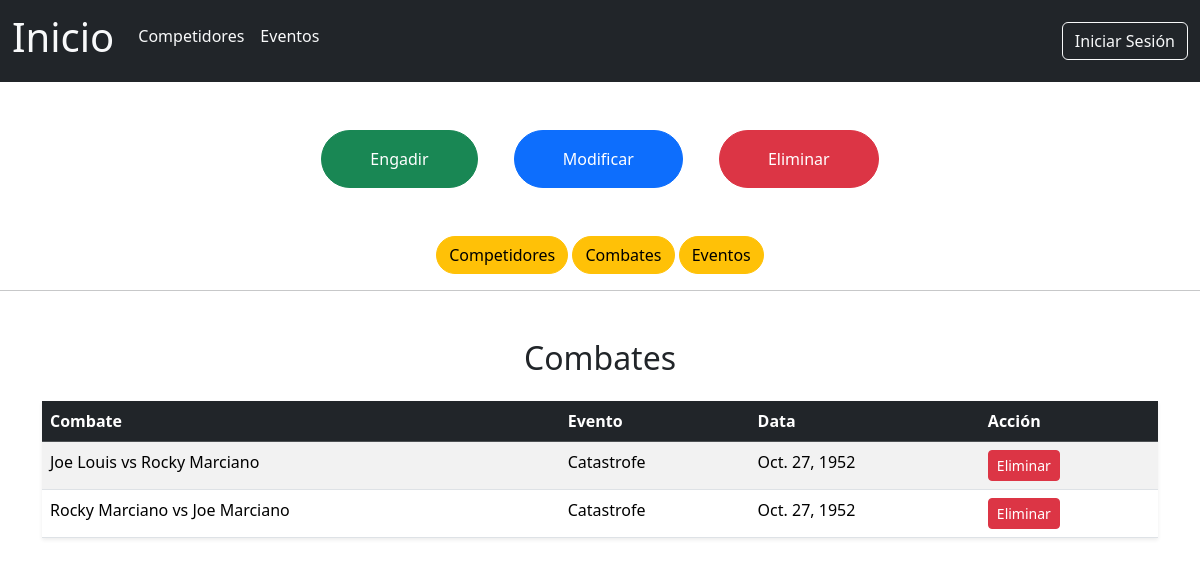
Screenshot of /administracion/eliminar?lista=combates with the database file from the repository.
### boxGal/models.py (models this page shows)
class Combate(models.Model):
    id_combate = models.BigAutoField(auto_created=True, primary_key=True)
    boxeador_azul = models.ForeignKey(Competidor, related_name='combates_azul', on_delete=models.CASCADE)
    boxeador_vermello = models.ForeignKey(Competidor, related_name='combates_vermello', on_delete=models.CASCADE)
    evento_combate = models.ForeignKey(Evento, on_delete=models.CASCADE)
    peso_combate = models.CharField(max_length=255)
    categoria_combate = models.CharField(max_length=255)
    arbitro = models.CharField(max_length=255)
    resultado = models.CharField(max_length=255)
    data_combate = models.DateField()
    likes = models.ManyToManyField(Usuario,related_name='combates_gustados', blank=True)
    def __str__(self):
        return f"{self.boxeador_azul} vs {self.boxeador_vermello}"

class Competidor(models.Model):
    id_competidor = models.BigAutoField(auto_created=True, primary_key=True)
    nome_competidor = models.CharField(max_length=255)
    apelidos_competidor = models.CharField(max_length=255)
    peso_competidor = models.CharField(max_length=255)
    vitorias = models.IntegerField()
    derrotas = models.IntegerField()
    empates = models.IntegerField()
    foto_competidor = models.ImageField(upload_to='competidores/', blank=True, null=True)
    def __str__(self):
        return f"{self.nome_competidor} {self.apelidos_competidor} "

class Evento(models.Model):
    id_evento = models.BigAutoField(auto_created=True, primary_key=True)
    nome_evento = models.CharField(max_length=255)
    lugar_evento = models.CharField(max_length=255)
    data_evento = models.DateField()
    foto_evento = models.ImageField(upload_to='eventos/', blank=True, null=True)
    def __str__(self):
        return self.nome_evento

### boxGal/views.py (the view)
# urls.py: path('administracion/eliminar', views.eliminar, name='eliminar'),
def eliminar(request):
  template = loader.get_template('administracion/eliminar.html')
  lista = request.GET.get('lista','competidores')
  contido = {}
  if lista == 'competidores':
    contido['lista'] = Competidor.objects.all(),
    contido['tipo'] = 'competidores'
  elif lista == 'combates':
    contido['lista'] = Combate.objects.all(),
    contido['tipo'] = 'combates'
  elif lista == 'eventos':
    contido['lista'] = Evento.objects.all(),
    contido['tipo'] = 'eventos'
  return HttpResponse(template.render(contido, request))

### boxGal/templates/administracion/eliminar.html (shortened to what this page needs)
{% extends 'header.html' %}
{% block corpo %}
  <div class="container mt-5 text-center">
    <a href="{% url 'engadir' %}" class="btn p-3 px-5 mx-3 btn-success rounded-pill">Engadir</a>
    <a href="{% url 'modificar' %}" class="btn p-3 px-5 mx-3 btn-primary rounded-pill">Modificar</a>
    <a href="{% url 'eliminar' %}" class="btn p-3 px-5 mx-3 btn-danger rounded-pill">Eliminar</a>
  </div>
  <div class="container mt-5 text-center">
    <a href="?lista=competidores" class="btn rounded-pill btn-warning">Competidores</a>
    <a href="?lista=combates" class="btn rounded-pill btn-warning">Combates</a>
    <a href="?lista=eventos" class="btn rounded-pill btn-warning">Eventos</a>
  </div>
  <hr />
  <div class="container mt-5">
    {% if tipo == 'competidores' %}
      <h2 class="text-center mb-4">Competidores</h2>
      <table class="table table-striped table-hover shadow-sm">
        <thead class="table-dark">
          <tr>
            <th scope="col">Nome</th>
            <th scope="col">Acción</th>
          </tr>
        </thead>
        <tbody>
          {% for competidor in lista.0 %}
            <tr>
              <td>{{ competidor }}</td>
              <td>
                <form action="{% url 'eliminarCompetidor' competidor.id_competidor %}" method="POST" style="display: inline;">
                  {% csrf_token %}
                  <button type="submit" class="btn btn-danger btn-sm">Eliminar</button>
                </form>
              </td>
            </tr>
          {% endfor %}
        </tbody>
      </table>
    {% elif tipo == 'combates' %}
      <h2 class="text-center mb-4">Combates</h2>
      <table class="table table-striped table-hover shadow-sm">
        <thead class="table-dark">
          <tr>
            <th scope="col">Combate</th>
            <th scope="col">Evento</th>
            <th scope="col">Data</th>
            <th scope="col">Acción</th>
          </tr>
        </thead>
        <tbody>
          {% for combate in lista.0 %}
            <tr>
              <td>{{ combate }}</td>
              <td>{{ combate.evento_combate }}</td>
              <td>{{ combate.data_combate }}</td>
              <td>
                <form action="{% url 'eliminarCombate' combate.id_combate %}" method="POST" style="display: inline;">
                  <button type="submit" class="btn btn-danger btn-sm">Eliminar</button>
                </form>
              </td>
            </tr>
          {% endfor %}
        </tbody>
      </table>
    {% endif %}
  </div>
{% endblock %}

### rows the page displays
Combate: boxeador_azul+boxeador_vermello "Joe Louis vs Rocky Marciano", evento_combate "Catastrofe", data_combate "Oct. 27, 1952"
Combate: boxeador_azul+boxeador_vermello "Rocky Marciano vs Joe Marciano", evento_combate "Catastrofe", data_combate "Oct. 27, 1952"
